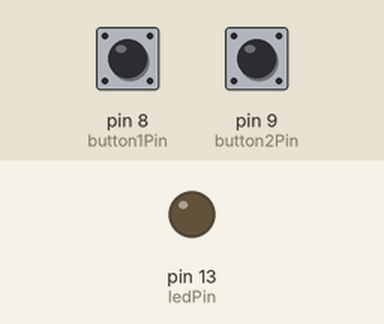
Recording of a sketch running on a simulated Arduino Uno, built with avr-gcc and run on an emulated ATmega328P. Shown: output pins drawn as LEDs (lit = HIGH). The test bench sets the inputs (shaded band); at power-on: pin 8 (button1Pin) HIGH, pin 9 (button2Pin) HIGH. Not simulated (calls return 0 or success): arduino_secrets.h.

Above: at 1.2 s.
1.3 s: pin 8 (button1Pin) pulled LOW for 0.15 s
At 2.2 s:
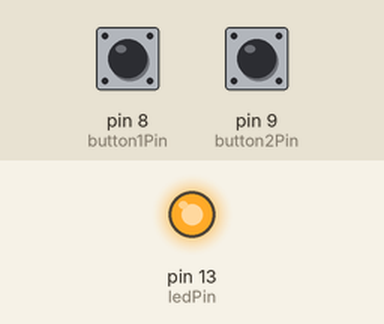
2.9 s: pin 9 (button2Pin) pulled LOW for 0.15 s
At 3.4 s:
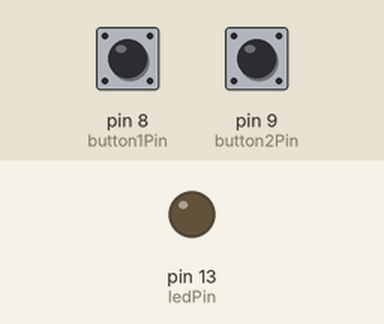
4.5 s: pin 8 (button1Pin) pulled LOW for 1 s
At 5.8 s:
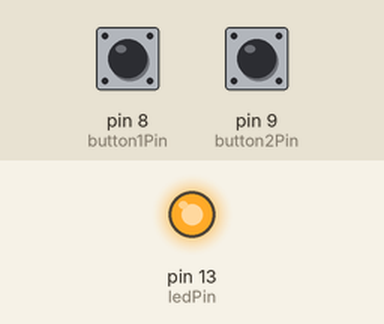
Timing chart, 0 to 7.5 s (numbered marks = the images above; inputs shaded):
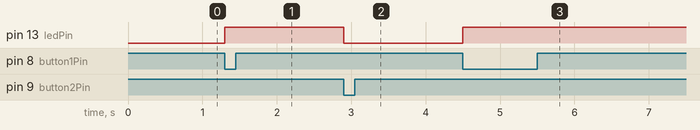

The sketch:

Dual_Button-Controlled_LED.ino
```cpp
#include "arduino_secrets.h"


int ledPin = 13;        // LED connected to digital pin 13
int button1Pin = 8;     // Button 1 connected to digital pin 8
int button2Pin = 9;     // Button 2 connected to digital pin 9

int ledState = LOW;     // Initial state of the LED
bool button1Pressed = false;
bool button2Pressed = false;

void setup() {
  pinMode(ledPin, OUTPUT);
  pinMode(button1Pin, INPUT_PULLUP);
  pinMode(button2Pin, INPUT_PULLUP);
}

void loop() {
  // Check if button 1 is pressed
  if (digitalRead(button1Pin) == LOW && !button1Pressed) {
    ledState = HIGH;  // Turn on the LED
    button1Pressed = true;
  }

  // Check if button 2 is pressed
  if (digitalRead(button2Pin) == LOW && !button2Pressed) {
    ledState = LOW;  // Turn off the LED
    button2Pressed = true;
  }

  // Reset button states when released
  if (digitalRead(button1Pin) == HIGH) button1Pressed = false;
  if (digitalRead(button2Pin) == HIGH) button2Pressed = false;

  digitalWrite(ledPin, ledState);  // Update the LED
}
/* // dual switch
int ledPin = 13;        // LED connected to digital pin 13
int button1Pin = 8;     // Button 1 connected to digital pin 8
int button2Pin = 9;     // Button 2 connected to digital pin 9

int ledState = LOW;     // Initial state of the LED
bool button1LastState = HIGH;  // Previous state of Button 1
bool button2LastState = HIGH;  // Previous state of Button 2

void setup() {
  pinMode(ledPin, OUTPUT);
  pinMode(button1Pin, INPUT_PULLUP);
  pinMode(button2Pin, INPUT_PULLUP);
}

void loop() {
  // Read the current state of each button
  bool button1State = digitalRead(button1Pin);
  bool button2State = digitalRead(button2Pin);

  // Check if button 1 is pressed (falling edge detection)
  if (button1State == LOW && button1LastState == HIGH) {
    ledState = !ledState;  // Toggle the LED state
  }

  // Check if button 2 is pressed (falling edge detection)
  if (button2State == LOW && button2LastState == HIGH) {
    ledState = !ledState;  // Toggle the LED state
  }

  // Update the LED based on the ledState
  digitalWrite(ledPin, ledState);

  // Update last state of buttons
  button1LastState = button1State;
  button2LastState = button2State;
}
*/
```

Measured:
- after the input at 1.3 s, pin 13 (ledPin): LOW → HIGH at once
- after the input at 2.9 s, pin 13 (ledPin): HIGH → LOW at once
- after the input at 4.5 s, pin 13 (ledPin): LOW → HIGH at once
